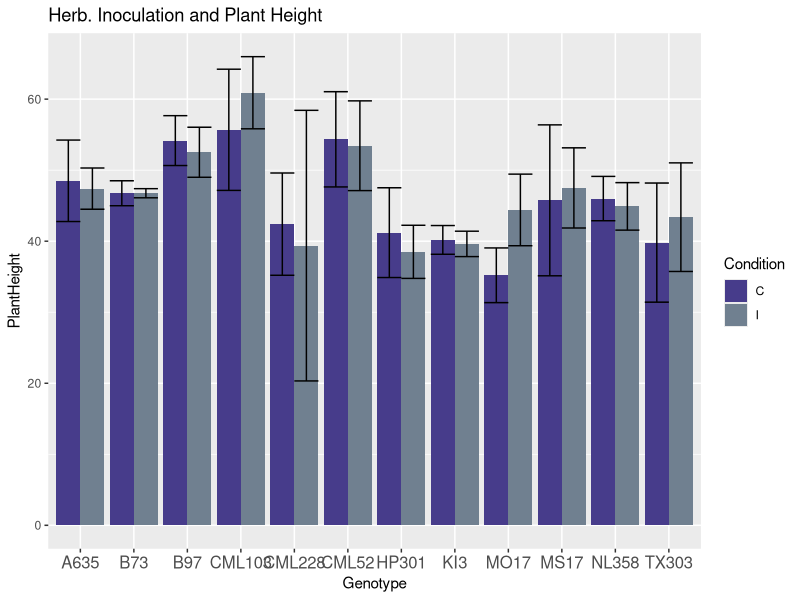

Write the R code that produced this figure. (Note: this script raises an error after producing the figure.)
# This script will combine the analysis and create final figures for my final combined data. 

getwd()
setwd("/home/coreyschultz/1.Projects/2.Maize.Endophyte.Project/Final_Data_and_Figs")
getwd()
library(tidyr)
library(tidyverse)
library(broom)
library(ggplot2)
library(car)
library(data.table)
library(ggpubr)

Herb_data = read.csv("Final_Herb_Data.csv", sep =",")
Burk_data = read.csv("Final_Burk_Data.csv", sep =",")
Serendip_data = read.csv("Final_Sbecsii_Data.csv", sep =",")


#get sd for error bars
data_summary <- function(data, varname, groupnames){
  require(plyr)
  
  summary_func <- function(x, col){
    c(mean = mean(x[[col]], na.rm=TRUE),
      sd = sd(x[[col]], na.rm=TRUE))
  }
  data_sum<-ddply(data, groupnames, .fun=summary_func,
                  varname)
  data_sum <- rename(data_sum, c("mean" = varname))
  return(data_sum)
}
##########################################################################################
## Herbaspirillium Stuff
##########################################################################################

names(Herb_data) <- c("Genotype", "Condition", "Rep", "Endophyte","Chlorophyll1","Chlorophyll2","Chlorophyll3",
                      "PlantHeight","LeafArea","RootLength","RootVolume")


##### Visualize Phenotypes - use these two lines to make any histograms
dfsum <- data_summary(Herb_data, varname = "PlantHeight", groupnames = c("Genotype","Condition"))

ggplot(dfsum, aes(Genotype, PlantHeight, fill = Condition)) + geom_bar(stat = "summary", fun.y = "mean", position="dodge") + theme(axis.text.x = element_text(size=12)) + scale_fill_manual(values = c("slateblue4", "slategrey")) + ggtitle("Herb. Inoculation and Plant Height") + geom_errorbar(aes(ymin=PlantHeight-sd, ymax=PlantHeight+sd), position=position_dodge())

##### T tests for all phenotypes
#T Tests for significance
genotypes <- unique(Herb_data$Genotype)
length(genotypes)

#Height
for( i in 1:length(genotypes)){
  df <-Herb_data[which (Herb_data$Genotype == (unique(Herb_data$Genotype)[i])),c(1:11)]
  pvalue <- t.test(df$PlantHeight~df$Condition,mu=0, alt="two.sided", conf=0.95, var.eq=F, paired=F)
  print(unique(Herb_data$Genotype)[i])
  print(df)
  print(pvalue)
}

#Leaf Area
for( i in 1:length(genotypes)){
  df <-Herb_data[which (Herb_data$Genotype == (unique(Herb_data$Genotype)[i])),c(1:11)]
  pvalue <- t.test(df$LeafArea~df$Condition,mu=0, alt="two.sided", conf=0.95, var.eq=F, paired=F)
  print(unique(Herb_data$Genotype)[i])
  print(df)
  print(pvalue)
}

#Root Length
for( i in 1:length(genotypes)){
  df <-Herb_data[which (Herb_data$Genotype == (unique(Herb_data$Genotype)[i])),c(1:11)]
  pvalue <- t.test(df$RootLength~df$Condition,mu=0, alt="two.sided", conf=0.95, var.eq=F, paired=F)
  print(unique(Herb_data$Genotype)[i])
  print(df)
  print(pvalue)
}

#Root Volume
for( i in 1:length(genotypes)){
  df <-Herb_data[which (Herb_data$Genotype == (unique(Herb_data$Genotype)[i])),c(1:11)]
  pvalue <- t.test(df$RootVolume~df$Condition,mu=0, alt="two.sided", conf=0.95, var.eq=F, paired=F)
  print(unique(Herb_data$Genotype)[i])
  print(df)
  print(pvalue)
}

# Chlorophyll1
for( i in 1:length(genotypes)){
  df <-Herb_data[which (Herb_data$Genotype == (unique(Herb_data$Genotype)[i])),c(1:11)]
  pvalue <- t.test(df$Chlorophyll1~df$Condition,mu=0, alt="two.sided", conf=0.95, var.eq=F, paired=F)
  print(unique(Herb_data$Genotype)[i])
  print(df)
  print(pvalue)
}

# Chlorophyll2
for( i in 1:length(genotypes)){
  df <-Herb_data[which (Herb_data$Genotype == (unique(Herb_data$Genotype)[i])),c(1:11)]
  pvalue <- t.test(df$Chlorophyll2~df$Condition,mu=0, alt="two.sided", conf=0.95, var.eq=F, paired=F)
  print(unique(Herb_data$Genotype)[i])
  print(df)
  print(pvalue)
}

# Chlorophyll3
for( i in 1:length(genotypes)){
  df <-Herb_data[which (Herb_data$Genotype == (unique(Herb_data$Genotype)[i])),c(1:11)]
  pvalue <- t.test(df$Chlorophyll3~df$Condition,mu=0, alt="two.sided", conf=0.95, var.eq=F, paired=F)
  print(unique(Herb_data$Genotype)[i])
  print(df)
  print(pvalue)
}

##### Heritability                              ########################### Double check this is right with jason
myvars <- as.list(colnames(Herb_data[5:11]))  # create a list of traits


# use lapply to loop through columns and create linear models. evale paste0 makes the variable work somehow
linreg <- lapply(myvars, function(x)lm(eval(paste0(x, '~Genotype*Condition')), data = Herb_data) 
                 %>% anova()) 
                 #%>% tidy()) 
#calcs <- lapply(linreg, function(j)(j[3,3]/sum(j[3]))) #this is incorrect
calcs <- lapply(linreg, function(j)(j[3,2]/(j[3,2] + j[4,2])))#extract and calculate the actual heritability for each table

#make a final table with the traits and calculated heritability
final.table <- cbind(((colnames(Herb_data[5:11]))),as.data.frame(do.call(rbind, calcs)))
names(final.table) <- c("Trait", "Heritability")

print(final.table)

# non loop as an example:
#Height
height3model <- lm(Herb_data$PlantHeight ~ Herb_data$Genotype*Herb_data$Condition, data=Herb_data)
height3tab <- anova(height3model)
height3.het <- height3tab[3,2]/(height3tab[3,2] + height3tab[4,2])  #Heritability Calculation
height3.het
##### Variance Decomposition Analysis - using type 1 ANOVA

HerbResultsT1 <- data.frame(Chlorophyll1=numeric(5),Chlorophyll2=numeric(5),Chlorophyll3=numeric(5),PlantHeight=numeric(5),LeafArea=numeric(5),RootLength=numeric(5),RootVolume=numeric(5))
rownames(HerbResultsT1) <- c("Genotype","Inoculation","Rep","Genotype:Inoculation","Residuals")

HerbPlantHeightLM <- lm(PlantHeight ~ Genotype +Condition + Rep + Genotype*Condition, data=Herb_data)
HPH1 <- anova(HerbPlantHeightLM)
HerbResultsT1$PlantHeight <- c(HPH1[1,2],HPH1[2,2],HPH1[3,2],HPH1[4,2],HPH1[5,2])

HerbChl1LM <- lm(Chlorophyll1 ~ Genotype +Condition + Rep + Genotype*Condition, data=Herb_data)
HPH1 <- anova(HerbChl1LM)
HerbResultsT1$Chlorophyll1 <- c(HPH1[1,2],HPH1[2,2],HPH1[3,2],HPH1[4,2],HPH1[5,2])

linereg <- lm(Chlorophyll2 ~ Genotype +Condition + Rep + Genotype*Condition, data=Herb_data)
HPH1 <- anova(linereg)
HerbResultsT1$Chlorophyll2 <- c(HPH1[1,2],HPH1[2,2],HPH1[3,2],HPH1[4,2],HPH1[5,2])

linereg <- lm(Chlorophyll3 ~ Genotype +Condition + Rep + Genotype*Condition, data=Herb_data)
HPH1 <- anova(linereg)
HerbResultsT1$Chlorophyll3 <- c(HPH1[1,2],HPH1[2,2],HPH1[3,2],HPH1[4,2],HPH1[5,2])

linereg <- lm(LeafArea ~ Genotype +Condition + Rep + Genotype*Condition, data=Herb_data)
HPH1 <- anova(linereg)
HerbResultsT1$LeafArea <- c(HPH1[1,2],HPH1[2,2],HPH1[3,2],HPH1[4,2],HPH1[5,2])

linereg <- lm(RootLength ~ Genotype +Condition + Rep + Genotype*Condition, data=Herb_data)
HPH1 <- anova(linereg)
HerbResultsT1$RootLength <- c(HPH1[1,2],HPH1[2,2],HPH1[3,2],HPH1[4,2],HPH1[5,2])

linereg <- lm(RootVolume ~ Genotype +Condition + Rep + Genotype*Condition, data=Herb_data)
HPH1 <- anova(linereg)
HerbResultsT1$RootVolume <- c(HPH1[1,2],HPH1[2,2],HPH1[3,2],HPH1[4,2],HPH1[5,2])

# Now Normalize all the columns
HerbT1 <- HerbResultsT1

HerbT1[] <- lapply(HerbT1[], function(x) x/sum(x))
setDT(HerbT1, keep.rownames = TRUE)[]

HerbT1_long <- HerbT1 %>%
  gather(HerbT1, value,Chlorophyll1:RootVolume)


HerbT1_long$Signif <- c("*", " ", " ", " ", " ","*", " ", " ", " ", " ","*", "*", " ", " ", " ","*", " ", "*", " ", " ","*", " ", " ", " ", " ","*", " ", " ", " ", " ","*", " ", " ", "*", " ")


F1 <- ggplot(HerbT1_long, aes(x = HerbT1, y = value, fill = forcats::fct_rev(rn), label = Signif)) + geom_col(position=position_stack()) + theme(axis.text.x = element_text(angle = 90)) + labs(fill = "Variables") + geom_text(aes(label = Signif), size = 5, position = position_stack(vjust = .5)) + ggtitle("Variance Decomposition Analysis: Herbaspirillum") + xlab("Growth Promoted Phenotypes")



##### Variance Decomposition Analysis - using type 2 ANOVA
# signifigance is just the left column of the ANOVA duh you big dummy. 
# empty table
HerbResultsT2 <- data.frame(Chlorophyll1=numeric(5),Chlorophyll2=numeric(5),Chlorophyll3=numeric(5),PlantHeight=numeric(5),LeafArea=numeric(5),RootLength=numeric(5),RootVolume=numeric(5))
rownames(HerbResultsT2) <- c("Genotype","Condition","Rep","Genotype:Condition","Residuals")

#place ANOVA results into that empty table
HerbPlantHeightLM <- lm(PlantHeight ~ Genotype +Condition + Rep + Genotype*Condition, data=Herb_data)
HPH2 <- Anova(HerbPlantHeightLM, type = "II")
HerbResultsT2$PlantHeight=c(HPH2[1,1],HPH2[2,1],HPH2[3,1],HPH2[4,1],HPH2[5,1])

HerbChl1LM <- lm(Chlorophyll1 ~ Genotype +Condition + Rep + Genotype*Condition, data=Herb_data)
HPH2 <- Anova(HerbChl1LM, type = "II")
HerbResultsT2$Chlorophyll1=c(HPH2[1,1],HPH2[2,1],HPH2[3,1],HPH2[4,1],HPH2[5,1])

linereg <- lm(Chlorophyll2 ~ Genotype +Condition + Rep + Genotype*Condition, data=Herb_data)
HPH2 <- Anova(linereg, type = "II")
HerbResultsT2$Chlorophyll2=c(HPH2[1,1],HPH2[2,1],HPH2[3,1],HPH2[4,1],HPH2[5,1])

linereg <- lm(Chlorophyll3 ~ Genotype +Condition + Rep + Genotype*Condition, data=Herb_data)
HPH2 <- Anova(linereg, type = "II")
HerbResultsT2$Chlorophyll3=c(HPH2[1,1],HPH2[2,1],HPH2[3,1],HPH2[4,1],HPH2[5,1])

linereg <- lm(LeafArea ~ Genotype +Condition + Rep + Genotype*Condition, data=Herb_data)
HPH2 <- Anova(linereg, type = "II")
HerbResultsT2$LeafArea=c(HPH2[1,1],HPH2[2,1],HPH2[3,1],HPH2[4,1],HPH2[5,1])

linereg <- lm(RootLenth ~ Genotype +Condition + Rep + Genotype*Condition, data=Herb_data)
HPH2 <- Anova(linereg, type = "II")
HerbResultsT2$RootLength=c(HPH2[1,1],HPH2[2,1],HPH2[3,1],HPH2[4,1],HPH2[5,1])

linereg <- lm(RootVolume ~ Genotype +Condition + Rep + Genotype*Condition, data=Herb_data)
HPH2 <- Anova(linereg, type = "II")
HerbResultsT2$RootVolume=c(HPH2[1,1],HPH2[2,1],HPH2[3,1],HPH2[4,1],HPH2[5,1])
HerbResultsT2

# Now Normalize all the columns
HerbT2 <- HerbResultsT2
HerbT2[] <- lapply(HerbT2[], function(x) x/sum(x))
setDT(HerbT2, keep.rownames = TRUE)[]
HerbT2_long <- HerbT2 %>%
  gather(HerbT2, value,Chlorophyll1:RootVolume)
HerbT2_long$Signif <- c("*", " ", " ", " ", " ","*", " ", " ", " ", " ","*", "*", " ", " ", " ","*", " ", "*", " ", " ","*", " ", " ", " ", " ","*", " ", " ", " ", " ","*", " ", " ", "*", " ")

ggplot(HerbT2_long, aes(x = HerbT2, y = value, fill = forcats::fct_rev(rn), label = Signif)) + geom_col(position=position_stack()) + theme(axis.text.x = element_text(angle = 90)) + labs(fill = "Variables") + geom_text(aes(label = Signif), size = 5, position = position_stack(vjust = .5)) + ggtitle("Herbaspirillum Variance Decomposition") + xlab("Phenotypes")





##########################################################################################
## Burkholderia Stuff
##########################################################################################

names(Burk_data) <- c("Genotype", "Condition", "Rep", "Endophyte",
                      "PlantHeight","LeafArea","RootLength","RootVolume")


##### Visualize Phenotypes - use these two lines to make any histograms
dfsum <- data_summary(Burk_data, varname = "PlantHeight", groupnames = c("Genotype","Condition"))

ggplot(dfsum, aes(Genotype, PlantHeight, fill = Condition)) + geom_bar(stat = "summary", fun.y = "mean", position="dodge") + theme(axis.text.x = element_text(size=12)) + scale_fill_manual(values = c("slateblue4", "slategrey")) + ggtitle("Burkholderia Inoculation and Plant Height") + geom_errorbar(aes(ymin=PlantHeight-sd, ymax=PlantHeight+sd), position=position_dodge())

##### T tests for all phenotypes
#T Tests for significance
genotypes <- unique(Burk_data$Genotype)
length(genotypes)

#Height
for( i in 1:length(genotypes)){
  df <-Burk_data[which (Burk_data$Genotype == (unique(Burk_data$Genotype)[i])),c(1:8)]
  pvalue <- t.test(df$PlantHeight~df$Condition,mu=0, alt="two.sided", conf=0.95, var.eq=F, paired=F)
  print(unique(Burk_data$Genotype)[i])
  print(df)
  print(pvalue)
}

#Leaf Area
for( i in 1:length(genotypes)){
  df <-Burk_data[which (Burk_data$Genotype == (unique(Burk_data$Genotype)[i])),c(1:8)]
  pvalue <- t.test(df$LeafArea~df$Condition,mu=0, alt="two.sided", conf=0.95, var.eq=F, paired=F)
  print(unique(Burk_data$Genotype)[i])
  print(df)
  print(pvalue)
}

#Root Length
Burk_data$RootLength=as.numeric(as.character(Burk_data$RootLength))
for( i in 1:length(genotypes)){
  df <-Burk_data[which (Burk_data$Genotype == (unique(Burk_data$Genotype)[i])),c(1:8)]
  pvalue <- t.test(df$RootLength~df$Condition,mu=0, alt="two.sided", conf=0.95, var.eq=F, paired=F)
  print(unique(Burk_data$Genotype)[i])
  print(df)
  print(pvalue)
}

#Root Volume
Burk_data$RootVolume=as.numeric(as.character(Burk_data$RootVolume))
for( i in 1:length(genotypes)){
  df <-Burk_data[which (Burk_data$Genotype == (unique(Burk_data$Genotype)[i])),c(1:8)]
  pvalue <- t.test(df$RootVolume~df$Condition,mu=0, alt="two.sided", conf=0.95, var.eq=F, paired=F)
  print(unique(Burk_data$Genotype)[i])
  print(df)
  print(pvalue)
}

##### Heritability                              ########################### Double check this is right with jason
myvars <- as.list(colnames(Burk_data[5:8]))  # create a list of traits


# use lapply to loop through columns and create linear models. evale paste0 makes the variable work somehow
linreg <- lapply(myvars, function(x)lm(eval(paste0(x, '~Genotype*Condition')), data = Burk_data) 
                 %>% anova()) 
#%>% tidy()) 
#calcs <- lapply(linreg, function(j)(j[3,3]/sum(j[3]))) #this is incorrect
calcs <- lapply(linreg, function(j)(j[3,2]/(j[3,2] + j[4,2])))#extract and calculate the actual heritability for each table

#make a final table with the traits and calculated heritability
final.table <- cbind(((colnames(Burk_data[5:8]))),as.data.frame(do.call(rbind, calcs)))
names(final.table) <- c("Trait", "Heritability")

print(final.table)
# non loop as an example:
#Height
heightmodel <- lm(Burk_data$PlantHeight ~ Burk_data$Genotype*Burk_data$Condition, data=Burk_data)
height3tab <- anova(heightmodel)
height3.het <- height3tab[3,2]/(height3tab[3,2] + height3tab[4,2])  #Heritability Calculation
height3.het

##### Variance Decomposition Analysis - using type 2 ANOVA





##########################################################################################
## Serendipita Stuff
##########################################################################################

names(Serendip_data) <- c("Genotype", "Condition", "Rep", "Endophyte",
                      "PlantHeight","RootLength","RootMass","ShootMass")


##### Visualize Phenotypes - use these two lines to make any histograms
dfsum <- data_summary(Serendip_data, varname = "PlantHeight", groupnames = c("Genotype","Condition"))
ggplot(dfsum, aes(Genotype, PlantHeight, fill = Condition)) + geom_bar(stat = "summary", fun.y = "mean", position="dodge") + theme(axis.text.x = element_text(size=12)) + scale_fill_manual(values = c("slateblue4", "slategrey")) + ggtitle("Serendipita Inoculation and Plant Height") + geom_errorbar(aes(ymin=PlantHeight-sd, ymax=PlantHeight+sd), position=position_dodge())


# Root Mass
dfsum <- data_summary(Serendip_data, varname = "RootMass", groupnames = c("Genotype","Condition"))
dfsum['Significance'] <- c(" ", " ", " ", " "," ", " ", " ", " "," ", " ", "*", "*"," ", " ", " ", " "," ", " ", " ", " ","*", "*", " ", " ")

ggplot(dfsum, aes(Genotype, RootMass, fill = Condition)) + geom_bar(stat = "summary", fun = "mean", position="dodge") + 
  theme(axis.text.x = element_text(size=12)) + scale_fill_manual(values = c( "tan3", "forestgreen")) + 
  ggtitle("Serendipita Inoculation and Root Mass") + 
  geom_errorbar(aes(ymin=RootMass-sd, ymax=RootMass+sd), position=position_dodge()) +
  geom_text(aes(label = Significance), vjust = 4.5, size = 5, position = position_dodge(width =1)) + 
  annotate("text", x = 10, y = 500, label = " * represent t-test pvalue < .05") + ylab(" Root Mass (mg)")

#Shoot Mass
dfsum <- data_summary(Serendip_data, varname = "ShootMass", groupnames = c("Genotype","Condition"))
dfsum['Significance'] <- c(" ", " ", " ", " "," ", " ", " ", " "," ", " ", " ", " "," ", " ", " ", " "," ", " ", "*", "*","*", "*", "*", "*")

ggplot(dfsum, aes(Genotype, ShootMass, fill = Condition, labels = Significance)) + geom_bar(stat = "summary", fun = "mean", position="dodge") + 
  theme(axis.text.x = element_text(size=12)) + scale_fill_manual(values = c( "tan3", "forestgreen")) + 
  ggtitle("Serendipita Inoculation and Shoot Mass") + 
  geom_errorbar(aes(ymin=ShootMass-sd, ymax=ShootMass+sd), position=position_dodge()) +
  geom_text(aes(label = Significance), size = 5,vjust = 2,  position = position_dodge(width = 1)) + 
  annotate("text", x = 10, y = 1000, label = " * represent t-test pvalue < .05")+ ylab(" Shoot Mass (mg)")

################################################ Poster pics for root and shoot mass
keep_list <- c("TX303", "P39", "NC350")

dot_df <- Serendip_data[(Serendip_data$Genotype=="TX303"),]
dot_df <- rbind(Serendip_data[(Serendip_data$Genotype=="P39"),],dot_df)
dot_df <- rbind(Serendip_data[(Serendip_data$Genotype=="NC350"),],dot_df)
dot_df <- rbind(Serendip_data[(Serendip_data$Genotype=="MS71"),],dot_df)
dot_df <- rbind(Serendip_data[(Serendip_data$Genotype=="CML52"),],dot_df)
dot_df <- rbind(Serendip_data[(Serendip_data$Genotype=="B73"),],dot_df)

dot_df

dot_df$Condition <- gsub('C', 'Control', dot_df$Condition)
dot_df$Condition <- gsub('I', 'Inoculated', dot_df$Condition)

# Root Mass  
ggplot(dot_df, aes(x =Genotype, y=RootMass, group = Condition, fill = Condition)) + 
  geom_point(aes(colour = Condition),size=3, position = position_jitterdodge(jitter.width = .01)) + 
   scale_color_manual(values = c( "tan3", "forestgreen")) + ylab(" Root Mass (mg)") + theme(axis.text.x = element_text( size = 20), axis.title.x = element_text(size = 16)) + theme(axis.text.y = element_text(size = 18), axis.title.y = element_text(size = 16), plot.title = element_text(size=18)) + ggtitle("Serendipita Root Mass")


# Shoot Mass  
ggplot(dot_df, aes(x =Genotype, y=ShootMass, group = Condition, fill = Condition)) + 
  geom_point(aes(colour = Condition),size=3, position = position_jitterdodge(jitter.width = .01)) + 
  scale_color_manual(values = c( "tan3", "forestgreen")) + ylab(" Shoot Mass (mg)") + theme(axis.text.x = element_text( size = 20), axis.title.x = element_text(size = 16)) + theme(axis.text.y = element_text(size = 18), axis.title.y = element_text(size = 16), plot.title = element_text(size=18)) + ggtitle("Serendipita Shoot Mass")

##########################################################
##### T tests for all phenotypes
#T Tests for significance
genotypes <- unique(Serendip_data$Genotype)
length(genotypes)

#Height
for( i in 1:length(genotypes)){
  df <-Serendip_data[which (Serendip_data$Genotype == (unique(Serendip_data$Genotype)[i])),c(1:8)]
  pvalue <- t.test(df$PlantHeight~df$Condition,mu=0, alt="two.sided", conf=0.95, var.eq=F, paired=F)
  print(unique(Serendip_data$Genotype)[i])
  print(df)
  print(pvalue)
}

#Root Length

for( i in 1:length(genotypes)){
  df <-Serendip_data[which (Serendip_data$Genotype == (unique(Serendip_data$Genotype)[i])),c(1:8)]
  pvalue <- t.test(df$RootLength~df$Condition,mu=0, alt="two.sided", conf=0.95, var.eq=F, paired=F)
  print(unique(Serendip_data$Genotype)[i])
  print(df)
  print(pvalue)
}

  #Root Mass
for( i in 1:length(genotypes)){
  df <-Serendip_data[which (Serendip_data$Genotype == (unique(Serendip_data$Genotype)[i])),c(1:8)]
  pvalue <- t.test(df$RootMass~df$Condition,mu=0, alt="two.sided", conf=0.95, var.eq=F, paired=F)
  print(unique(Serendip_data$Genotype)[i])
  print(df)
  print(pvalue)
}

#Shoot Mass
for( i in 1:length(genotypes)){
  df <-Serendip_data[which (Serendip_data$Genotype == (unique(Serendip_data$Genotype)[i])),c(1:8)]
  pvalue <- t.test(df$ShootMass~df$Condition,mu=0, alt="two.sided", conf=0.95, var.eq=F, paired=F)
  print(unique(Serendip_data$Genotype)[i])
  print(df)
  print(pvalue)
}

##### Heritability                              ########################### Double check this is right with jason
myvars <- as.list(colnames(Serendip_data[5:8]))  # create a list of traits


# use lapply to loop through columns and create linear models. evale paste0 makes the variable work somehow
linreg <- lapply(myvars, function(x)lm(eval(paste0(x, '~Genotype*Condition')), data = Serendip_data) 
                 %>% anova()) 
#%>% tidy()) 
#calcs <- lapply(linreg, function(j)(j[3,3]/sum(j[3]))) #this is incorrect
calcs <- lapply(linreg, function(j)(j[3,2]/(j[3,2] + j[4,2])))#extract and calculate the actual heritability for each table

#make a final table with the traits and calculated heritability
final.table <- cbind(((colnames(Serendip_data[5:8]))),as.data.frame(do.call(rbind, calcs)))
names(final.table) <- c("Trait", "Heritability")

print(final.table)


##### Variance decomposition analysis - ANOVA type I
SereResultsT1 <- data.frame(PlantHeight=numeric(5),RootLength=numeric(5),RootMass=numeric(5),ShootMass=numeric(5))
rownames(SereResultsT1) <- c("Genotype","Inoculation","Rep","Genotype:Inoculation","Residuals")
# Trying to loop through it with lapply was taking too long. Long way

SerePlantHeightLM <- lm(PlantHeight ~ Genotype +Condition + Rep + Genotype*Condition, data=Serendip_data)
HPH1 <- anova(SerePlantHeightLM)
SereResultsT1$PlantHeight <- c(HPH1[1,2],HPH1[2,2],HPH1[3,2],HPH1[4,2],HPH1[5,2])

linereg <- lm(RootLength ~ Genotype +Condition + Rep + Genotype*Condition, data=Serendip_data)
HPH1 <- anova(linereg)
SereResultsT1$RootLength <- c(HPH1[1,2],HPH1[2,2],HPH1[3,2],HPH1[4,2],HPH1[5,2])

linereg <- lm(RootMass ~ Genotype +Condition + Rep + Genotype*Condition, data=Serendip_data)
HPH1 <- anova(linereg)
SereResultsT1$RootMass <- c(HPH1[1,2],HPH1[2,2],HPH1[3,2],HPH1[4,2],HPH1[5,2])

linereg <- lm(ShootMass ~ Genotype +Condition + Rep + Genotype*Condition, data=Serendip_data)
HPH1 <- anova(linereg)
SereResultsT1$ShootMass <- c(HPH1[1,2],HPH1[2,2],HPH1[3,2],HPH1[4,2],HPH1[5,2])

# Now Normalize all the columns
SereT1 <- SereResultsT1

SereT1[] <- lapply(SereT1[], function(x) x/sum(x))

setDT(SereT1, keep.rownames = TRUE)[]

SereT1_long <- SereT1 %>%
  gather(SereT1, value,PlantHeight:ShootMass)

SereT1_long$Signif <- c("*", "*", " ", " "," ", "*", "*", " "," ", " ", "*", "*"," ", " ", " ", "*","*", " ", " ", " ")

F1C <- ggplot(SereT1_long, aes(x = SereT1, y = value, fill = forcats::fct_rev(rn), label = Signif)) + geom_col(position=position_stack()) + theme(axis.text.x = element_text(angle = 90)) + labs(fill = "Variables") + geom_text(aes(label = Signif), size = 5, position = position_stack(vjust = .5))+ ggtitle("Variance Decomposition Analysis: Serendipita") + xlab("Growth Promoted Phenotypes")

#################### Poster figure: combine herb and serendip variance

SereT1_long["Endophyte"] <- "Serendipita"
HerbT1_long["Endophyte"] <- "Herbaspirillum"

SereT1_long$SereT1 <- paste("Serendipita", SereT1_long$SereT1, sep="_")
HerbT1_long$HerbT1 <- paste("Herbaspirillum", HerbT1_long$HerbT1, sep="_")

names(SereT1_long)[names(SereT1_long) == "SereT1"] <- "Phenotype"
names(HerbT1_long)[names(HerbT1_long) == "HerbT1"] <- "Phenotype"
 
SandH <- rbind(SereT1_long, HerbT1_long)
ggplot(SandH, aes(x = Phenotype, y = value, fill = forcats::fct_rev(rn), label = Signif)) + geom_col(position=position_stack()) + theme(axis.text.x = element_text( size = 12)) + theme(axis.text.y = element_text(size = 14)) + labs(fill = "Variables") + geom_text(aes(label = Signif), size = 5, position = position_stack(vjust = .5))+ ggtitle("Variance Decomposition Analysis") + xlab("Growth Promoted Phenotypes") + coord_flip() 

###################################################################################################
# Real Time - qPCR      dataset still contains B97 and MOsomething
###################################################################################################
# Note: each sample had 2 technical reps! Experiment 3 had a different dna concentration due to differences in 
# extracted DNA concnetrations. (they were too low compared to exps 1 and 2)

qpcr_data <- read.csv("CombinedRaw_qPCR_clean.csv", header = TRUE, sep = ",")
# Toss any rows with missing values
qpcr_data = qpcr_data[complete.cases(qpcr_data),]

#add empty column
qpcr_data['calcs'] <- NA

# delta ct: experimental gene - housekeeping gene - this is for a single sample
qpcr_delta1 <- transform(qpcr_data, calcs = Cp_ITS - Cp_CDK)

# average all the delta ct values by genotype and condition so you can do the second delta from the combined samples
qpcr_sum <- summarySE(data = qpcr_delta1, measurevar = "calcs", groupvars = c("Genotype","Condition"), na.rm = TRUE)

qgenotypes <- unique(qpcr_sum$Genotype)
length(qgenotypes)

# find the double delta for each genotype
doubledelta_df <- data.frame("Genotype" = qgenotypes, "Double_Delta" = NA)

# Inoculated - Control 
for( i in 1:length(qgenotypes)){
  df <-qpcr_sum[which (qpcr_sum$Genotype == (unique(qpcr_sum$Genotype)[i])),c(1:7)]
  doubled <- df[2,4]-df[1,4]
  doubledelta_df[i,2] = doubled
}

#Add experiments so we can fill by them
doubledelta_df['Experiment_Number'] <- c('3','3','3','1','3','2','1','2','1','1','1','3')

# Drop CML69 and MO18W - we have no phenotype data due to greenhouse fertilization
doubledelta_df <- doubledelta_df[!(doubledelta_df$Genotype=="CML69"),]
doubledelta_df <- doubledelta_df[!(doubledelta_df$Genotype=="MO18W"),]

# Graph double delta
ggplot(doubledelta_df, aes(Genotype, Double_Delta, fill = Experiment_Number)) + geom_bar(stat = "summary", fun = "mean", position="dodge") + theme(axis.text.x = element_text(size=12)) + scale_fill_manual(values = c("slateblue4", "slategrey", "indianred3")) + ggtitle("Average Double Delta Value of Serendipita Inoculation by Genotype")

# Transform to fold change
foldchange_df = transform(doubledelta_df, Double_Delta = log2(-Double_Delta))

# Add phenotype significance from t - tests .09 - .05
foldchange_df['Significance'] <- c('*',' ',' ',' ','***','*',' ','***','***','***')

#Graph fold change
#ggplot(foldchange_df, aes(Genotype, Double_Delta, fill = Experiment_Number)) + geom_bar(stat = "summary", fun = "mean", position="dodge") + theme(axis.text.x = element_text(size=12)) + scale_fill_manual(values = c("slateblue4", "slategrey", "indianred3")) + ggtitle("Expression Change of Serendipita Inoculation by Genotype")

ggplot(foldchange_df, aes(x = reorder(Genotype, -Double_Delta), Double_Delta, fill = Experiment_Number, label = Significance)) + geom_bar(stat = "summary", fun = "mean", position="dodge") + theme(plot.title = element_text(size=18),axis.text.x = element_text(size=18), axis.text.y = element_text(size=18), axis.title = element_text(size = 18)) + scale_fill_manual(values = c("dodgerblue", "orange")) + ggtitle("Expression Change of Serendipita Inoculation by Genotype") + xlab("Genotype") + ylab("2^Double_Delta") + geom_text(aes(label = Significance), size = 5, position = position_stack(vjust = .5)) + annotate("text", x = 8, y = 3.5, size=5, label = " P-Values for a phenotype less than:\n * = 0.1,    *** = 0.05 ") 

# T Test comparing inoculated and control single delta values. 
genotypes <- unique(qpcr_delta1$Genotype)
length(genotypes)

for( i in 1:length(genotypes)){
  df2 <-qpcr_delta1[which (qpcr_delta1$Genotype == (unique(qpcr_delta1$Genotype)[i])),c(1:8)]
  pvalue <- t.test(df2$calcs~df2$Condition,mu=0, alt="two.sided", conf=0.95, var.eq=F, paired=F)
  print(unique(qpcr_delta1$Genotype)[i])
  print(df2)
  print(pvalue)
}

#Heritability
qpcrFinModel <- lm(qpcr_delta1$calcs~ qpcr_delta1$Genotype*qpcr_delta1$Condition, data=qpcr_delta1)
qPCRFintab <- anova(qpcrFinModel)
colonizationFinal.het <- qPCRFintab[3,2]/(qPCRFintab[3,2] + qPCRFintab[4,2])

